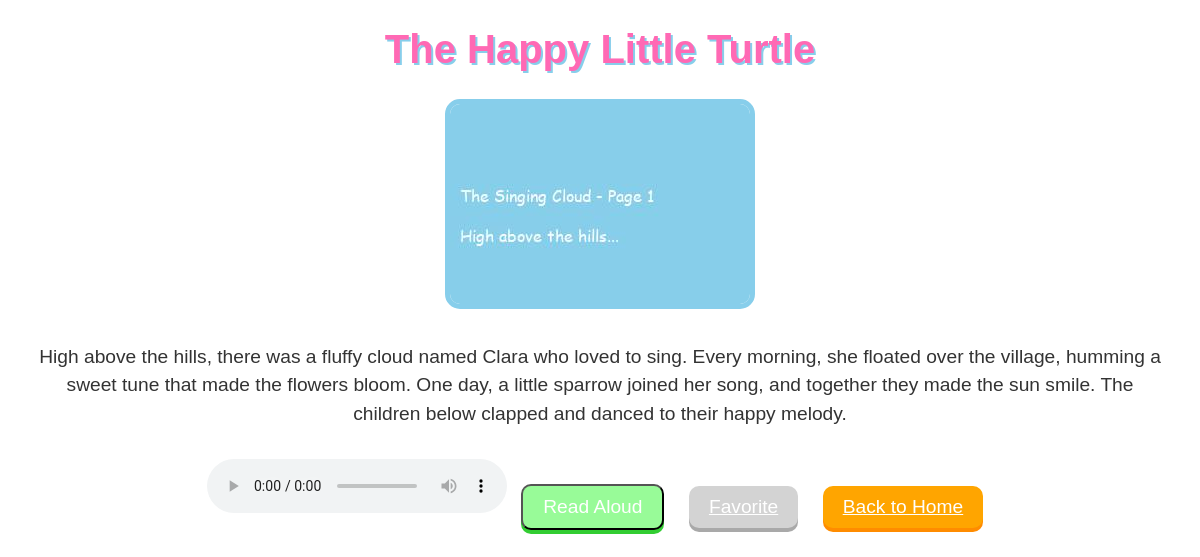
/stories/2/, run on an earlier commit of the app's database.
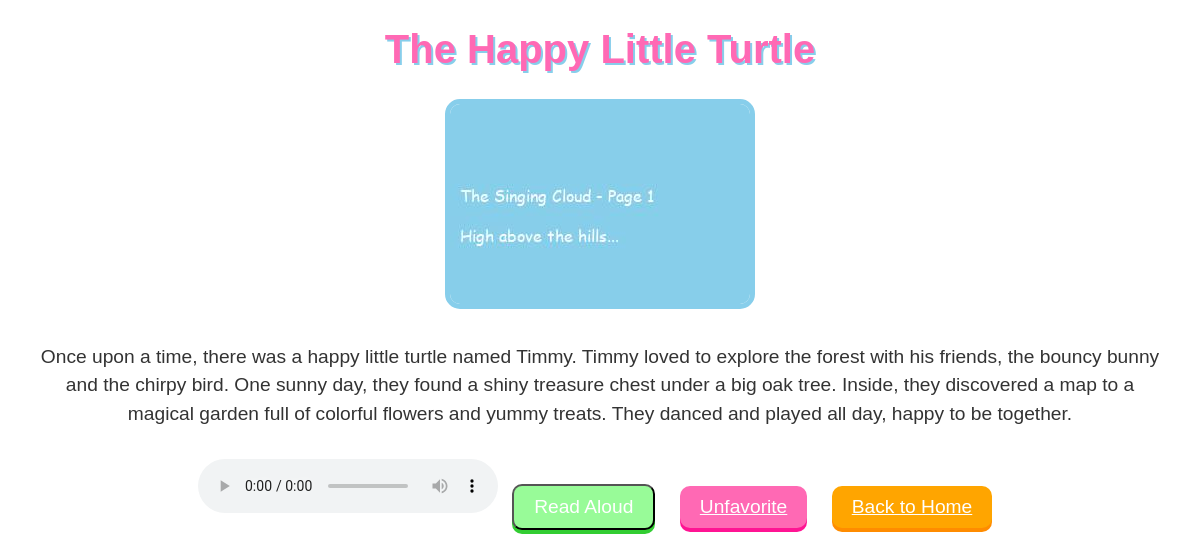
And on a later commit of the database.
### stories/models.py (models this page shows, shortened)
class Story(models.Model):
    title = models.CharField(max_length=100)
    content = models.TextField()
    image = models.ImageField(upload_to='story_images/', blank=True, null=True)
    created_at = models.DateTimeField(auto_now_add=True)
    is_favorite = models.BooleanField(default=False)

### stories/views.py (the view)
# urls.py: path('<int:story_id>/', views.story_detail, name='story_detail'),
def story_detail(request, story_id):
    story = Story.objects.get(id=story_id)
    audio_path = f"media/audio/{story_id}.mp3"
    if not os.path.exists(audio_path):
        engine = pyttsx3.init()
        engine.setProperty('rate', 110)
        engine.setProperty('volume', 0.9)
        voices = [
            'HKEY_LOCAL_MACHINE\SOFTWARE\Microsoft\Speech\Voices\Tokens\TTS_MS_EN-US_ZIRA_11.0',
            'HKEY_LOCAL_MACHINE\SOFTWARE\Microsoft\Speech\Voices\Tokens\TTS_MS_EN-US_DAVID_11.0'
        ]
        engine.setProperty('voice', random.choice(voices))
        engine.save_to_file(story.content, audio_path)
        engine.runAndWait()
    context = {
        'story': story,
        'audio_url': f"/media/audio/{story_id}.mp3",
    }
    return render(request, 'stories/story_detail.html', context)

### stories/templates/stories/story_detail.html (shortened to what this page needs)
<!DOCTYPE html>
<html>
<head>
</head>
<body>
    <h1>{{ story.title }}</h1>
    {% if story.image %}
        <img id="story-image" src="{{ story.image.url }}" alt="{{ story.title }}">
    {% endif %}
    <p>{{ story.content }}</p>
    <audio id="story-audio" controls>
        <source src="{{ audio_url }}" type="audio/mp3">
    </audio>
    <button class="read-aloud-btn" onclick="playAudio()">Read Aloud</button>
    <a href="{% url 'toggle_favorite' story.id %}" class="favorite-btn">
        {% if story.is_favorite %}Unfavorite{% else %}Favorite{% endif %}
    </a>
    <a href="{% url 'story_list' %}" class="home-btn">Back to Home</a>
</body>
</html>

What changed in the data, as far as the page shows it:
changed Story "The Happy Little Turtle": content "High above the hills, there was a fluffy cloud named Clara who loved to sing. Every morning, she floated over the village, humming a sweet tune that made the flowers bloom. One day, a little sparrow joined her song, and together they made the sun smile. The children below clapped and danced to their happy melody." → "Once upon a time, there was a happy little turtle named Timmy. Timmy loved to explore the forest with his friends, the bouncy bunny and the chirpy bird. One sunny day, they found a shiny treasure chest under a big oak tree. Inside, they discovered a map to a magical garden full of colorful flowers and yummy treats. They danced and played all day, happy to be together."
Also different on the page:
text no longer shown: "Favorite"
text now shown: "Unfavorite"
